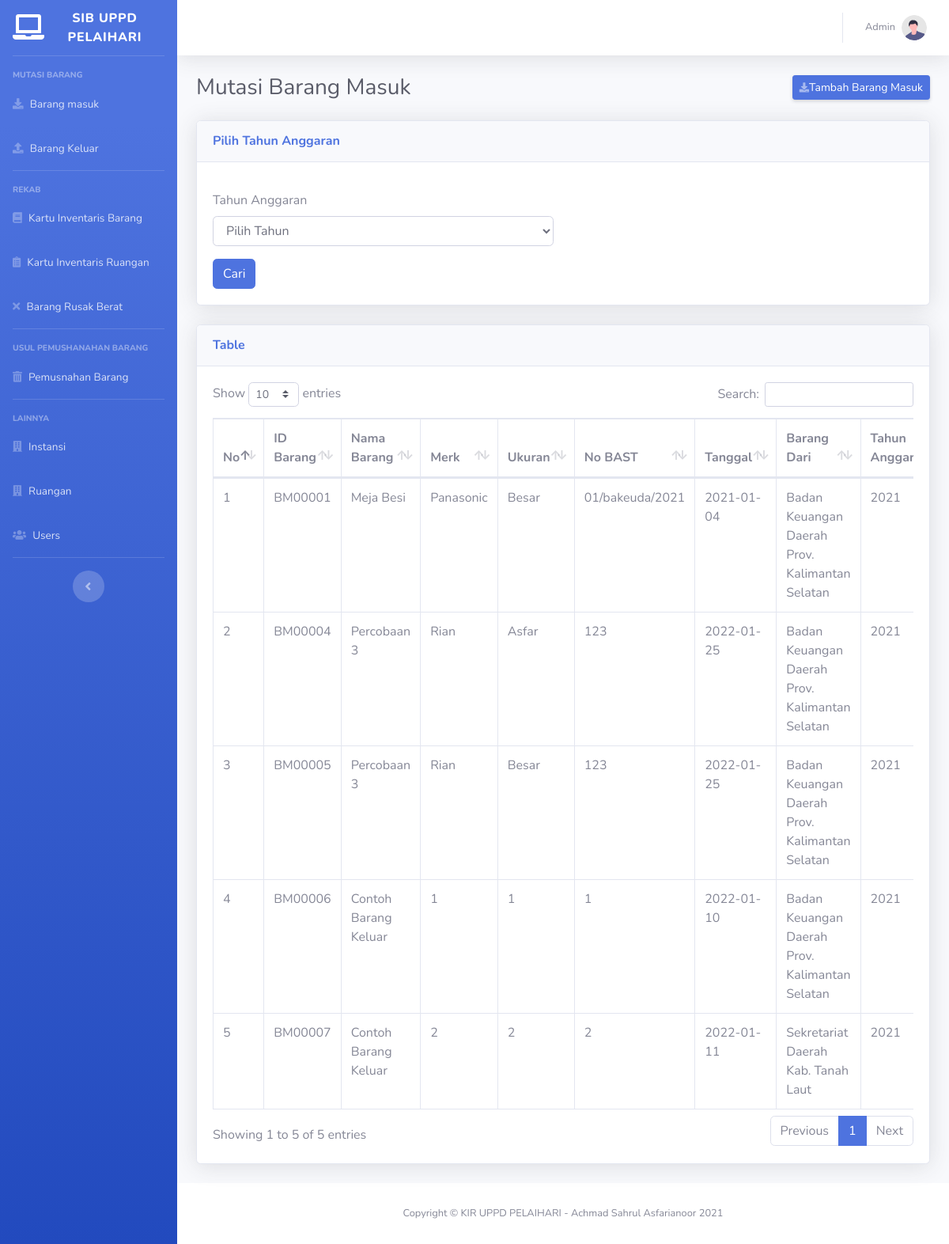
The page / on the database its author committed.
### tables this page shows
CREATE TABLE `tb_mutasimasuk` (
  `id_barangmasuk` int(10) NOT NULL,
  `id_barang` varchar(10) NOT NULL,
  `no_bast` varchar(30) DEFAULT NULL,
  `tanggal` date DEFAULT NULL,
  `id_instansi` int(3) DEFAULT NULL COMMENT 'Asal Tempat Instansi Mutasi Barang',
  `tahun_anggaran` varchar(4) DEFAULT NULL
);

CREATE TABLE `tb_inventaris` (
  `id_barang` varchar(10) NOT NULL,
  `kode_barang` varchar(11) NOT NULL,
  `nama_barang` varchar(70) DEFAULT NULL,
  `merk` varchar(50) NOT NULL,
  `nomor_registrasi` varchar(4) DEFAULT NULL,
  `ukuran` varchar(10) NOT NULL,
  `bahan` varchar(30) NOT NULL,
  `tahun_pembelian` varchar(4) DEFAULT NULL,
  `asal_usul` varchar(15) NOT NULL,
  `kondisi` varchar(15) DEFAULT NULL,
  `harga` int(15) DEFAULT NULL,
  `keterangan` varchar(100) NOT NULL,
  `Status` varchar(100) DEFAULT NULL,
  `id_ruangan` int(5) DEFAULT NULL
);

CREATE TABLE `tb_instansi` (
  `id_instansi` int(3) NOT NULL,
  `nama_instansi` varchar(100) DEFAULT NULL
);

### application/controllers/Mutasimasuk.php (called while the page is built, shortened)
<?php
	class Mutasimasuk extends CI_Controller{
		function __construct()
		{
			$this->load->model(array('mutasimasuk_model', 'dashboard_model', 'instansi_model', 'ruangan_model'));
		}
		public function index()
		{
			$tahun_anggaran = $this->input->get('tahun_anggaran', TRUE);
			if ($tahun_anggaran) {
				$data['mutasimasuk'] = $this->mutasimasuk_model->cari($tahun_anggaran);
				$data['selected_mutasi_masuk'] = $tahun_anggaran;
			} else {
				$data['mutasimasuk']=$this->mutasimasuk_model->get_data();
			}
			$this->load->view('template/sidebar');
			$this->load->view('template/header');
			$this->load->view('mutasimasuk/view_data', $data);
			$this->load->view('template/footer');
		}
	}

### index.php (called while the page is built, shortened)
<?php
require_once BASEPATH.'core/CodeIgniter.php';

### application/models/Mutasimasuk_model.php (called while the page is built, shortened)
<?php
class Mutasimasuk_model extends CI_Model
{
	public function get_data($id_barangmasuk='')
    {
        if ($id_barangmasuk==''){
            $query = $this->db->select('tb_mutasimasuk.*, tb_inventaris.id_barang, tb_inventaris.nama_barang,
                                        tb_inventaris.merk, tb_inventaris.ukuran, tb_instansi.nama_instansi,
                                        tb_inventaris.keterangan, tb_ruangan.nama_ruangan')
                                ->from('tb_mutasimasuk')
                                ->join('tb_instansi', 'tb_instansi.id_instansi = tb_mutasimasuk.id_instansi', 'left')
                                ->join('tb_inventaris', 'tb_inventaris.id_barang = tb_mutasimasuk.id_barang', 'left')
                                ->join('tb_ruangan', 'tb_ruangan.id_ruangan = tb_inventaris.id_ruangan', 'left')
                                ->get()->result_array();
            return $query;
        }
    }
}

### application/views/mutasimasuk/view_data.php (the view, shortened to what this page needs)
               <div class="container-fluid">
                   <div class="d-sm-flex align-items-center justify-content-between mb-4">
                        <h1 class="h3 mb-0 text-gray-800">Mutasi Barang Masuk</h1>
                        <a href="<?php echo base_url('mutasimasuk/tambah');?>" class="d-none d-sm-inline-block btn btn-sm btn-primary shadow-sm"><i
                                class="fas fa-download fa-sm text-white-50"></i>Tambah Barang Masuk</a>
                    </div>
 <div class="card shadow mb-4">
     <div class="card-header py-3">
         <h6 class="m-0 font-weight-bold text-primary">Pilih Tahun Anggaran</h6>
     </div>
     <div class="card-body">
     <div class="row">
			<div class="col-md-6">
				<div class="panel panel-primary">
					<div class="panel-body">
						<form action="<?= site_url("Mutasimasuk") ?>" method="get" class="mt-3">
							<div class="form-group">
								<label for="nama">Tahun Anggaran</label>
								<select name="tahun_anggaran" required class="form-control">
									<option value="">Pilih Tahun</option>
 								</select>
							</div>
                          <input type="submit" class="btn btn-primary" value="Cari"></div>
						</div>
					</div>
				</div>
			</div>
		</div>
 <div class="card shadow mb-4">
     <div class="card-header py-3">
         <h6 class="m-0 font-weight-bold text-primary">Table</h6>
     </div>
     <div class="card-body">
         <div class="table-responsive">
             <table class="table table-bordered" id="dataTable" width="100%" cellspacing="0">
                 <thead>
                     <tr>
                         <th>No</th>
                         <th>ID Barang</th>
                         <th>Nama Barang</th>
                         <th>Merk</th>
                         <th>Ukuran</th>
                         <th>No BAST</th>
                         <th>Tanggal</th>
                         <th>Barang Dari</th>
                         <th>Tahun Anggaran</th>
                     </tr>
                 </thead>
                 <tbody>
                <?php
					$no = 1;
					foreach($mutasimasuk as $data) {
                ?>
                    <tr>
                        <td><?= $no++ ?></td>
                        <td><?php echo $data['id_barang'] ?></td>
                        <td><?php echo $data['nama_barang'] ?></td>
                        <td><?php echo $data['merk'] ?></td>
                        <td><?php echo $data['ukuran'] ?></td>
                        <td><?php echo $data['no_bast'] ?></td>
                        <td><?php echo $data['tanggal'] ?></td>
                        <td><?php echo $data['nama_instansi'] ?></td>
                        <td><?php echo $data['tahun_anggaran'] ?></td>
                    </tr>
                <?php } ?>
                 </tbody>
             </table>
         </div>
     </div>
 </div>
</div>
</div>

### application/views/template/sidebar.php (shortened to what this page needs)
<!DOCTYPE html>
<html lang="en">
<head>
    <link href="<?= base_url('assets/vendor/fontawesome-free/css/all.min.css');?>" rel="stylesheet" type="text/css">
    <link href="<?= base_url('assets/css/sb-admin-2.min.css" rel="stylesheet');?>">
    <link href="<?= base_url('assets/vendor/datatables/dataTables.bootstrap4.min.css');?>" rel="stylesheet">
</head>
<body id="page-top">
    <div id="wrapper">
        <ul class="navbar-nav bg-gradient-primary sidebar sidebar-dark accordion" id="accordionSidebar">
            <a class="sidebar-brand d-flex align-items-center justify-content-center" href="index.html">
                <div class="sidebar-brand-icon">
                <i class="fas fa-laptop"></i>
                </div>
                <div class="sidebar-brand-text mx-3">SIB UPPD Pelaihari</div>
            </a>
             <hr class="sidebar-divider">
            <div class="sidebar-heading">
                Mutasi Barang
            </div>
            <li class="nav-item">
            <a class="nav-link" href="<?php echo base_url('mutasimasuk');?>">
                    <i class="fas fa-download"></i>
                    <span>Barang masuk</span></a>
            </li>
            <li class="nav-item">
                <a class="nav-link" href="index.html">
                    <i class="fas fa-upload"></i>
                    <span>Barang Keluar</span></a>
            </li>
            <hr class="sidebar-divider">
            <div class="sidebar-heading">
                Rekab
            </div>
            <li class="nav-item">
                    <a class="nav-link" href="<?php echo base_url('dashboard');?>">
                    <i class="fas fa-book"></i>
                    <span>Kartu Inventaris Barang</span></a>
            </li>
            <li class="nav-item">
                     <a class="nav-link" href="<?php echo base_url('kir');?>">
                     <i class="fas fa-clipboard-list"></i>
                    <span>Kartu Inventaris Ruangan</span></a>
            </li>
            <li class="nav-item">
                <a class="nav-link" href="<?php echo base_url('barangrusak');?>">
                <i class="fas fa-times"></i>
                <span>Barang Rusak Berat</span></a>
            </li>
            <hr class="sidebar-divider">
            <div class="sidebar-heading">
                Usul Pemushanahan Barang
            </div>
            <li class="nav-item">
                <a class="nav-link" href="tables.html">
                    <i class="fas fa-trash-alt"></i>
                    <span>Pemusnahan Barang</span></a>
            </li>
            <hr class="sidebar-divider">
            <div class="sidebar-heading">
                Lainnya
            </div>
            <li class="nav-item">
                <a class="nav-link" href="<?php echo base_url('instansi');?>">
                <i class="fas fa-building"></i>
            <span>Instansi</span></a>
            <li class="nav-item">
                <a class="nav-link" href="<?php echo base_url('ruangan');?>">
                <i class="fas fa-building"></i>
                    <span>Ruangan</span></a>
            </li>
            <li class="nav-item">
                <a class="nav-link" href="tables.html">
                    <i class="fas fa-users"></i>
                    <span>Users</span></a>
            </li>
            <hr class="sidebar-divider d-none d-md-block">
            <div class="text-center d-none d-md-inline">
                <button class="rounded-circle border-0" id="sidebarToggle"></button>
            </div>
        </ul>

### application/views/template/header.php (shortened to what this page needs)
<div id="content-wrapper" class="d-flex flex-column">
    <div id="content">
        <nav class="navbar navbar-expand navbar-light bg-white topbar mb-4 static-top shadow">
            <ul class="navbar-nav ml-auto">
                <li class="nav-item dropdown no-arrow">
                    <a class="nav-link dropdown-toggle" href="#" id="userDropdown" role="button"
                        data-toggle="dropdown" aria-haspopup="true" aria-expanded="false">
                        <span class="mr-2 d-none d-lg-inline text-gray-600 small">Admin</span>
                        <img class="img-profile rounded-circle"
                            src="<?= base_url('assets/img/undraw_profile.svg');?>">
                    </a>
                </li>
            </ul>
        </nav>

### application/views/template/footer.php (shortened to what this page needs)
       <footer class="sticky-footer bg-white">
            <div class="container my-auto">
                <div class="copyright text-center my-auto">
                    <span>Copyright &copy; KIR UPPD PELAIHARI - Achmad Sahrul Asfarianoor 2021</span>
                </div>
            </div>
        </footer>
    </div>
</div>

### rows shown on the page
tb_mutasimasuk: id_barang.id_barang "BM00001", id_barang.nama_barang "Meja Besi", id_barang.merk "Panasonic", id_barang.ukuran "Besar", no_bast "01/bakeuda/2021", tanggal "2021-01-04", id_instansi.nama_instansi "Badan Keuangan Daerah Prov. Kalimantan Selatan", tahun_anggaran "2021"
tb_mutasimasuk: id_barang.id_barang "BM00004", id_barang.nama_barang "Percobaan 3", id_barang.merk "Rian", id_barang.ukuran "Asfar", no_bast "123", tanggal "2022-01-25", id_instansi.nama_instansi "Badan Keuangan Daerah Prov. Kalimantan Selatan", tahun_anggaran "2021"
tb_mutasimasuk: id_barang.id_barang "BM00005", id_barang.nama_barang "Percobaan 3", id_barang.merk "Rian", id_barang.ukuran "Besar", no_bast "123", tanggal "2022-01-25", id_instansi.nama_instansi "Badan Keuangan Daerah Prov. Kalimantan Selatan", tahun_anggaran "2021"
tb_mutasimasuk: id_barang.id_barang "BM00006", id_barang.nama_barang "Contoh Barang Keluar", id_barang.merk "1", id_barang.ukuran "1", no_bast "1", tanggal "2022-01-10", id_instansi.nama_instansi "Badan Keuangan Daerah Prov. Kalimantan Selatan", tahun_anggaran "2021"
tb_mutasimasuk: id_barang.id_barang "BM00007", id_barang.nama_barang "Contoh Barang Keluar", id_barang.merk "2", id_barang.ukuran "2", no_bast "2", tanggal "2022-01-11", id_instansi.nama_instansi "Sekretariat Daerah Kab. Tanah Laut", tahun_anggaran "2021"
